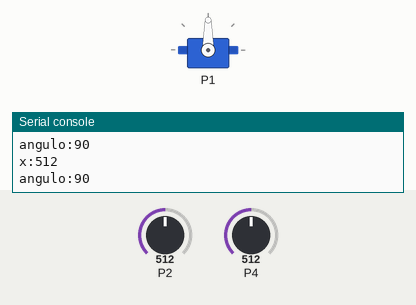
Simulated run of this program. Board: BBC micro:bit (MakeCode). Shown: servo, the last lines printed to the serial console. The inputs (shaded band) are chosen by the test bench; at power-on: P2 = 512, P4 = 512 (analog values on the 0–1023 scale).

Above: at 1.2 s.
1.3 s: P2 set to 792
2.8 s: P2 set to 810
At 4.7 s:
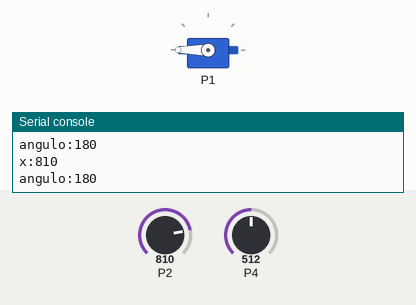
5.8 s: P2 set to 107
7.3 s: P2 set to 89
At 10.1 s:
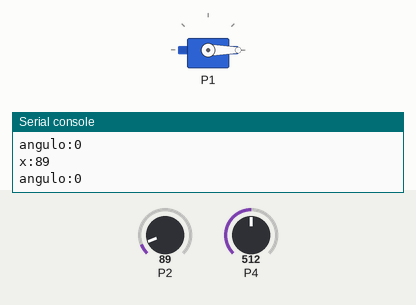
10.3 s: P2 set to 811
At 10.53 s:
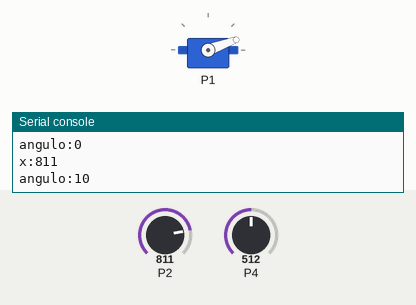
13.3 s: P2 set to 90
At 13.57 s:
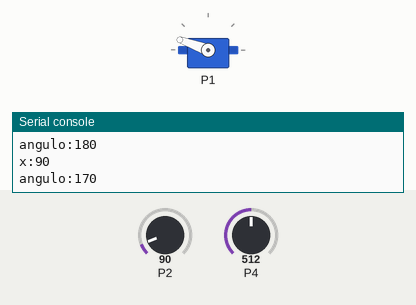
Timing chart, 0 to 17.0 s (numbered marks = the images above; inputs shaded):
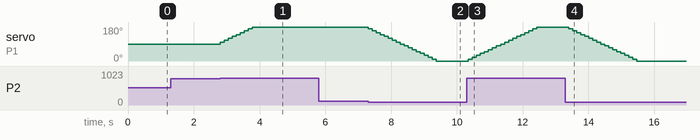

Measured:
- the behaviour switches between 801 and 802 on P2 (found by bisection; images 0 and 1)
- the behaviour switches between 100 and 99 on P2 (found by bisection; images 1 and 2)
- after the input at 2.8 s, servo on P1: moves from 90° to 180° over 0.97 s, starting at once
- after the input at 7.3 s, servo on P1: moves from 180° to 0° over 2.1 s, starting at once
- after the input at 10.3 s, servo on P1: moves from 0° to 180° over 2.1 s, starting after 0.05 s
- after the input at 13.3 s, servo on P1: moves from 180° to 0° over 2.1 s, starting after 0.10 s

The program:

main.ts
```typescript
let angulo = 90
serial.redirectToUSB()
basic.clearScreen()
basic.forever(function () {
    serial.writeValue("x", pins.analogReadPin(AnalogPin.P2))
    serial.writeValue("angulo", angulo)
    if (pins.analogReadPin(AnalogPin.P4) > 600) {
        angulo = 90
    }
    if (pins.analogReadPin(AnalogPin.P2) > 801) {
        angulo += 10
    }
    if (pins.analogReadPin(AnalogPin.P2) < 100) {
        angulo += -10
    }
    if (angulo > 180) {
        angulo = 180
    }
    if (angulo < 0) {
        angulo = 0
    }
    servos.P1.setAngle(angulo)
    basic.pause(100)
})
```

test.ts
```typescript
// aquí va el archivo "tests"; esto no se compilará cuando este paquete se utilice como una extensión.
```
